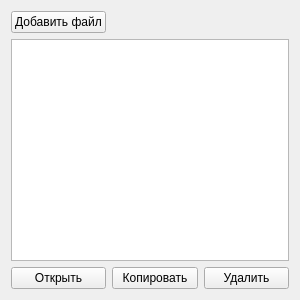
<?xml version="1.0" encoding="UTF-8"?>
<ui version="4.0">
 <class>filelog</class>
 <widget class="QWidget" name="filelog">
  <property name="geometry">
   <rect>
    <x>0</x>
    <y>0</y>
    <width>300</width>
    <height>300</height>
   </rect>
  </property>
  <property name="minimumSize">
   <size>
    <width>300</width>
    <height>300</height>
   </size>
  </property>
  <property name="maximumSize">
   <size>
    <width>300</width>
    <height>300</height>
   </size>
  </property>
  <property name="windowTitle">
   <string>Прикрепленные файлы</string>
  </property>
  <layout class="QGridLayout" name="gridLayout">
   <item row="2" column="0">
    <widget class="QPushButton" name="openFile">
     <property name="text">
      <string>Открыть</string>
     </property>
    </widget>
   </item>
   <item row="1" column="0" colspan="3">
    <widget class="QTableView" name="tvFiles">
     <property name="autoScroll">
      <bool>true</bool>
     </property>
     <property name="editTriggers">
      <set>QAbstractItemView::NoEditTriggers</set>
     </property>
     <property name="sortingEnabled">
      <bool>true</bool>
     </property>
     <property name="wordWrap">
      <bool>true</bool>
     </property>
     <attribute name="horizontalHeaderVisible">
      <bool>false</bool>
     </attribute>
     <attribute name="horizontalHeaderStretchLastSection">
      <bool>true</bool>
     </attribute>
    </widget>
   </item>
   <item row="2" column="2">
    <widget class="QPushButton" name="deleteFile">
     <property name="text">
      <string>Удалить</string>
     </property>
    </widget>
   </item>
   <item row="0" column="0">
    <widget class="QPushButton" name="selectFile">
     <property name="text">
      <string>Добавить файл</string>
     </property>
    </widget>
   </item>
   <item row="2" column="1">
    <widget class="QPushButton" name="copy">
     <property name="text">
      <string>Копировать</string>
     </property>
    </widget>
   </item>
  </layout>
 </widget>
 <resources/>
 <connections/>
</ui>
